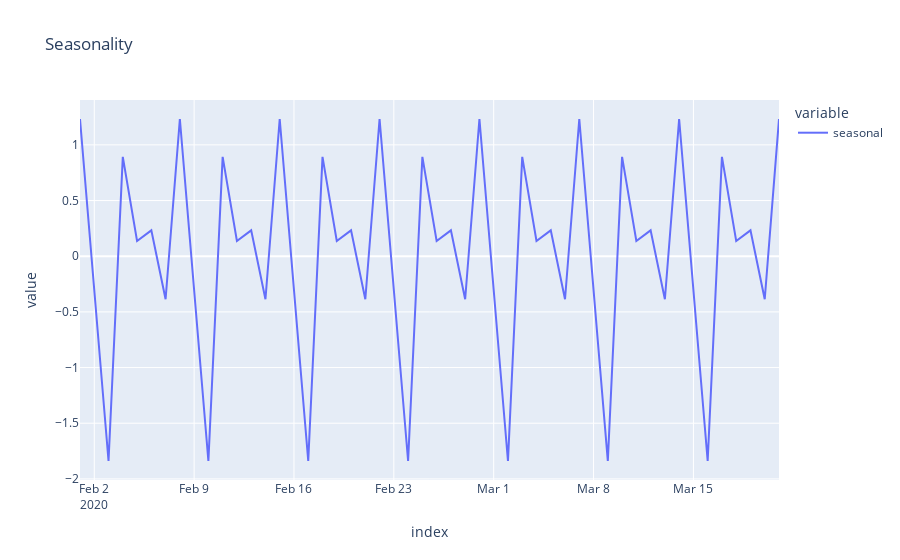

The notebook cell this image was saved under:
### Code cell
seasonal = ts_decompose.seasonal
fig = px.line(seasonal, title="Seasonality")
fig.show()
